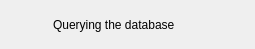
<ui version="4.0" >
 <class>B_QueryBox</class>
 <widget class="QDialog" name="B_QueryBox" >
  <property name="geometry" >
   <rect>
    <x>0</x>
    <y>0</y>
    <width>255</width>
    <height>49</height>
   </rect>
  </property>
  <property name="sizePolicy" >
   <sizepolicy>
    <hsizetype>5</hsizetype>
    <vsizetype>5</vsizetype>
    <horstretch>0</horstretch>
    <verstretch>0</verstretch>
   </sizepolicy>
  </property>
  <property name="minimumSize" >
   <size>
    <width>0</width>
    <height>0</height>
   </size>
  </property>
  <property name="maximumSize" >
   <size>
    <width>16777215</width>
    <height>16777215</height>
   </size>
  </property>
  <property name="windowTitle" >
   <string>Querying...</string>
  </property>
  <layout class="QHBoxLayout" >
   <property name="margin" >
    <number>9</number>
   </property>
   <property name="spacing" >
    <number>6</number>
   </property>
   <item>
    <layout class="QHBoxLayout" >
     <property name="margin" >
      <number>0</number>
     </property>
     <property name="spacing" >
      <number>6</number>
     </property>
     <item>
      <widget class="QLabel" name="queryLabel" >
       <property name="sizePolicy" >
        <sizepolicy>
         <hsizetype>4</hsizetype>
         <vsizetype>5</vsizetype>
         <horstretch>0</horstretch>
         <verstretch>0</verstretch>
        </sizepolicy>
       </property>
       <property name="text" >
        <string>Querying the database</string>
       </property>
       <property name="alignment" >
        <set>Qt::AlignLeading|Qt::AlignLeft|Qt::AlignVCenter</set>
       </property>
      </widget>
     </item>
     <item>
      <widget class="QLabel" name="statusLabel" >
       <property name="sizePolicy" >
        <sizepolicy>
         <hsizetype>4</hsizetype>
         <vsizetype>5</vsizetype>
         <horstretch>0</horstretch>
         <verstretch>0</verstretch>
        </sizepolicy>
       </property>
       <property name="minimumSize" >
        <size>
         <width>20</width>
         <height>0</height>
        </size>
       </property>
       <property name="maximumSize" >
        <size>
         <width>20</width>
         <height>16777215</height>
        </size>
       </property>
       <property name="text" >
        <string/>
       </property>
      </widget>
     </item>
    </layout>
   </item>
  </layout>
 </widget>
 <resources/>
 <connections/>
</ui>
